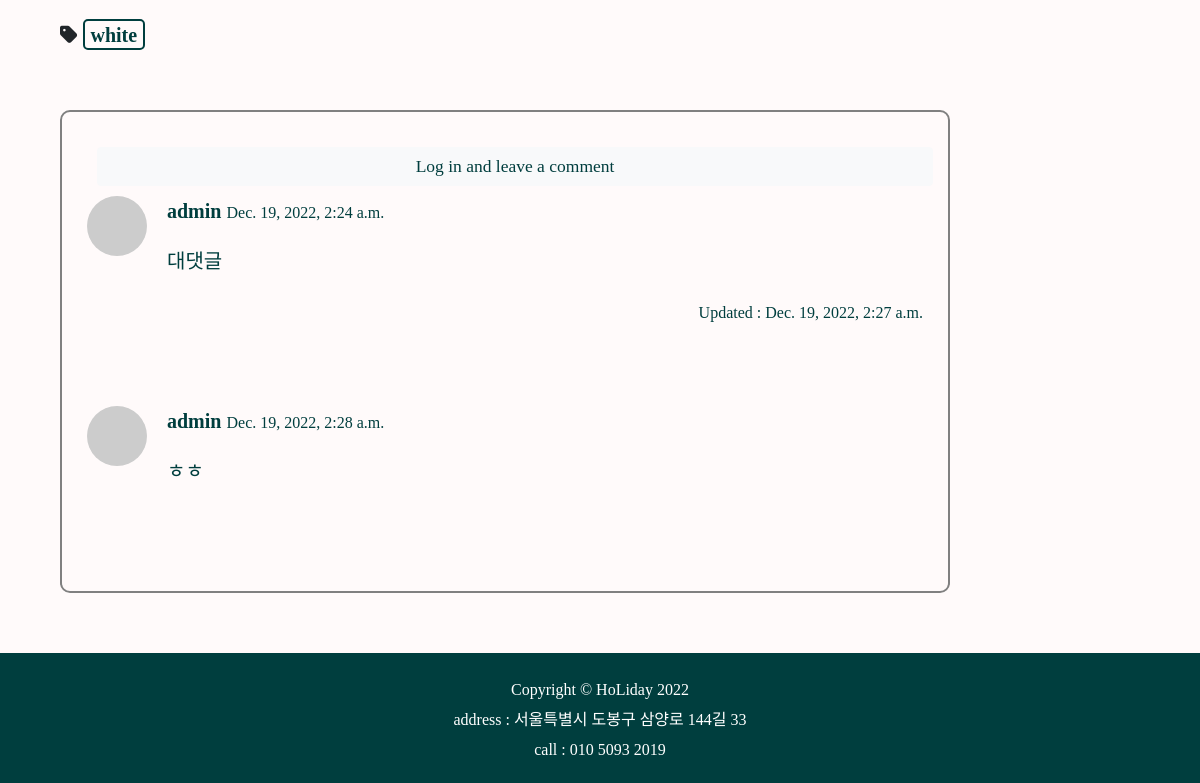
The app's page /shoppingmall_main/27/ (lower part), older data.
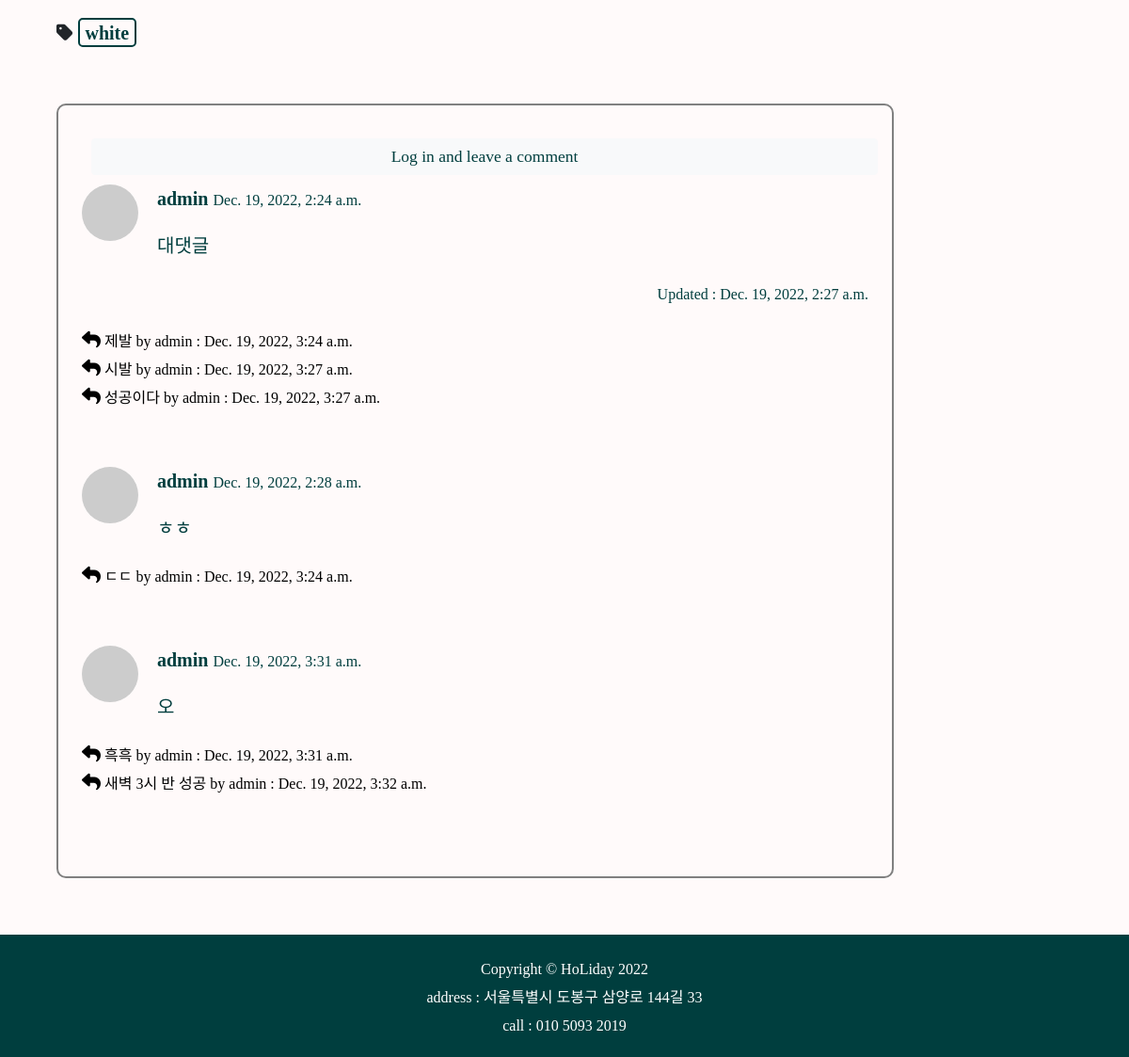
The same page, newer data.
### shoppingmall_main/models.py (models this page shows, shortened)
class ColorTag(models.Model):
    name = models.CharField(max_length=50,unique=True)
    slug = models.SlugField(max_length=200,unique=True,allow_unicode=True)
    def __str__(self):
        return self.name
    def get_absolute_url(self):
        return f'/shoppingmall_main/tag/{self.slug}'

class Comment(models.Model):
    shoppingitem = models.ForeignKey(ShoppingItem, on_delete=models.CASCADE)
    author = models.ForeignKey(User, on_delete=models.CASCADE)
    content = models.TextField()
    created_at = models.DateTimeField(auto_now_add=True)
    modified_at = models.DateTimeField(auto_now = True)
    def get_avatar_url(self):
        if self.author.socialaccount_set.exists():
            return self.author.socialaccount_set.first().get_avatar_url()
        else:
            return 'https://dummyimage.com/50x50/ced4da/6c757d.jpg'

class ReComment(models.Model):
    post = models.ForeignKey(Comment, on_delete=models.CASCADE)
    user = models.ForeignKey(User,on_delete=models.CASCADE)
    content = models.CharField(max_length=300)
    created_at = models.DateTimeField(auto_now_add=True)
    modified_at = models.DateTimeField(auto_now=True)

### shoppingmall_main/views.py (the view)
# urls.py: path('<int:pk>/',views.ShoppingItemDetail.as_view()),
class ShoppingItemDetail(DetailView):
    model = ShoppingItem
    def get_context_data(self, **kwargs):
        context = super(ShoppingItemDetail, self).get_context_data()
        context['categories'] = Category.objects.all()
        context['no_category_post_count'] = ShoppingItem.objects.filter(category=None).count
        context['comment_form'] = CommentForm
        context['subcomment_form'] = SubCommentForm
        return context

### shoppingmall_main/models.py (called while the page is built)
    def __str__(self):
        return self.name

    def __str__(self):
        return self.name

    def get_absolute_url(self):
        return f'/shoppingmall_main/category/{self.slug}'

    def get_content_markdown(self):
        return markdown(self.information)

### shoppingmall_main/templates/shoppingmall_main/shoppingitem_detail.html (shortened to what this page needs)
{% extends 'shoppingmall_main/base.html' %}
{% load crispy_forms_tags %}
{% load static %}
{% block main_area %}
<div class="container  mt-3">
                    <div id="post-area">
                        <section class="mb-5">
                            {% if shoppingitem.tags.exists %}
                                <i class="fas fa-tag"></i>
                                {% for t in shoppingitem.tags.iterator %}
                                <span class="badge badge-light" style="color:rgb(0,62,62);background-color:snow;border:2px solid rgb(0,62,62)">
                                   <a href="{{t.get_absolute_url}}" style="color:rgb(0,62,62);">{{t}}</a>
                                </span>
                                {% endfor %}
                            {% endif %}
                        </section>
                    </div>
                    <div id="comment-area" class="mb-5">
                        <div class="card " style="background-color:snow;border-radius:10px; color:rgb(0,62,62);">
                            <div class="card-body" >
                                {% if user.is_authenticated %}
                                <form class="mb-4" id="comment-form" method="POST" style="background-color:snow;" action="{{shoppingitem.get_absolute_url}}new_comment/">
                                    {% csrf_token %}
                                    <div class="form-group" style="background-color:snow;" >
                                        {{ comment_form | crispy }}
                                    </div>
                                    <button type="submit" class="btn btn-light float-right" style="background-color : snow; border: 2px solid rgb(0,62,62);border-radius:50%">Submit</button>
                                    <br>
                                </form>
                                {% else %}
                                <a role="button" class="btn btn-light btn-block btn-sm m-2" style="color:rgb(0,62,62);"href="#" data-toggle="modal" data-target="#loginModal">
                                    Log in and leave a comment</a>
                                {% endif %}
                                {% if shoppingitem.comment_set.exists %}
                                {% for comment in shoppingitem.comment_set.iterator %}
                                <div class="media d-flex id=comment-{{comment.pk}}">
                                    <img class="mr-3 rounded-circle" src="{{comment.get_avatar_url}}" alt="{{comment.author}}" width="60px"/>
                                    <div class="media-body ms-3">
                                        <div class="fw-bold">{{comment.author.username}}
                                        <small>{{comment.created_at}}</small>
                                        </div>
                                        <p>{{comment.content | linebreaks }}</p>
                                        {% if comment.created_at != comment.modified_at %}
                                            <p class=" float-right" style="color:balck;">
                                                <small >Updated : {{comment.modified_at}}</small>
                                            </p>
                                        {% endif %}
                                    </div>
                                </div>
                           {% for recom in comment.recomment_set.all %}
                            <small class="mt-0 " style="color:black">
                                <i class="fas fa-reply"> </i> {{ recom.content }} by {{ recom.user }} : {{ recom.created_at}}
                                <br>
                            </small>
                            {% endfor %}
                               <br>
                                <br>
                                {% endfor %}
                                {% endif %}
                            </div>
                        </div>
                    </div>
</div>
{% endblock %}

Row changes from the older to the newer data that the page shows:
added ReComment: content "제발", user "admin", created_at "Dec. 19, 2022, 3:24 a.m.", shown under Comment "대댓글"
added ReComment: content "시발", user "admin", created_at "Dec. 19, 2022, 3:27 a.m.", shown under Comment "대댓글"
added ReComment: content "성공이다", user "admin", created_at "Dec. 19, 2022, 3:27 a.m.", shown under Comment "대댓글"
added ReComment: content "ㄷㄷ", user "admin", created_at "Dec. 19, 2022, 3:24 a.m.", shown under Comment "ㅎㅎ"
added Comment: author.username "admin", created_at "Dec. 19, 2022, 3:31 a.m.", content "오"
added ReComment: content "흑흑", user "admin", created_at "Dec. 19, 2022, 3:31 a.m."
added ReComment: content "새벽 3시 반 성공", user "admin", created_at "Dec. 19, 2022, 3:32 a.m."
